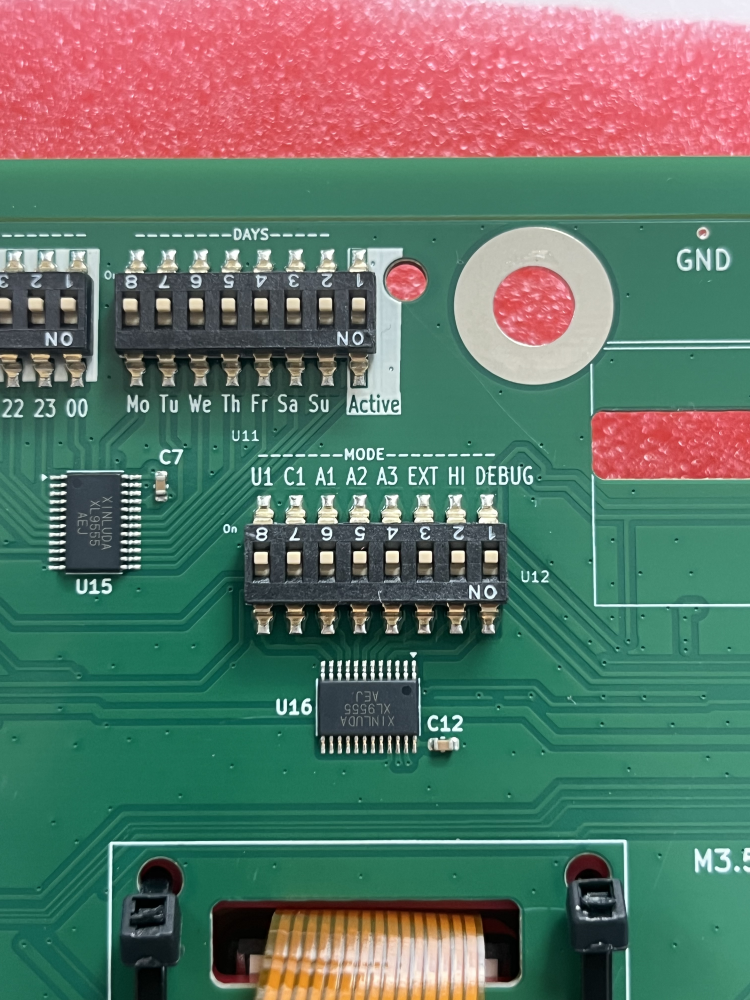
#> input picture docs/guide/photos/tout_off.png, 1500 x 2000 px (shown at 1/2 size)
$ python annoter.py
#> lines starting #> are read from the running program, lines starting #| are printed output that depends on the picture
import math
from pathlib import Path

from PIL import Image, ImageDraw, ImageFont

ICI = Path(__file__).resolve().parent
OUT = ICI / "annotees"
OUT.mkdir(exist_ok=True)
ROUGE = (228, 60, 30)
VERT = (46, 125, 79)
BLANC = (255, 255, 255)
ORANGE = (232, 120, 26)
GRIS = (110, 116, 120)
FONT = "/usr/share/fonts/truetype/dejavu/DejaVuSans-Bold.ttf"


def police(t):
    return ImageFont.truetype(FONT, t)


# [22 lines left out: functions fleche, etiquette, not called in this run]


def cadre(d, box, w=7, coul=ROUGE):
    d.rounded_rectangle(box, 12, outline=BLANC, width=w + 6)
    d.rounded_rectangle(box, 12, outline=coul, width=w)


# [4 lines left out: function anneau, not called in this run]


def pastille(d, c, n, r=34, coul=ROUGE):
    x, y = c
    d.ellipse([x - r, y - r, x + r, y + r], fill=coul, outline=BLANC, width=4)
    d.text((x, y), str(n), font=police(int(r * 1.2)), fill=BLANC, anchor="mm")


def sauver(im, nom, crop=None, maxw=1400):
    if crop:
        im = im.crop(crop)
    if im.width > maxw:
        im = im.resize((maxw, round(im.height * maxw / im.width)), Image.LANCZOS)
    im.save(OUT / nom, quality=90)
    print(nom, im.size)


# [16 lines left out: function carte_reperes, not called in this run]


LEVIERS = {
    "tout_off.png": {"debug": (983, 1113), "active": (718, 592)},
    "debug_sans_active.png": {"debug": (1300, 1280), "active": (1021, 762)},
    "active_debug.png": {"debug": (1265, 1051), "active": (1045, 644)},
    "active_seul.png": {"debug": (1145, 1015), "active": (931, 608)},
}


# [11 lines left out: function position, not called in this run]


def ecran(src, dst, ops):
    im = Image.open(ICI / "captures" / src).convert("RGB")
    d = ImageDraw.Draw(im)
    for op in ops:
        if op[0] == "p":
            pastille(d, op[1], op[2], r=30)
        elif op[0] == "c":
            cadre(d, op[1], w=5)
        elif op[0] == "f":
            fleche(d, op[1], op[2], w=8)
    sauver(im, dst, maxw=780)


def ecrans():
    ecran("etape1.png", "ecran_etape1.jpg", [
        ("c", (34, 892, 746, 1220)), ("p", (740, 900), 1),
        ("c", (60, 1240, 720, 1340)), ("p", (740, 1250), 2)])
    ecran("etape2.png", "ecran_etape2.jpg", [
        ("c", (34, 580, 746, 780)), ("p", (740, 590), 1),
        ("c", (34, 810, 746, 1340)), ("p", (740, 820), 2),
        ("c", (32, 1502, 748, 1602)), ("p", (740, 1510), 3)])
    ecran("etape3.png", "ecran_etape3.jpg", [
        ("c", (34, 580, 746, 1020)), ("p", (740, 590), 1),
        ("c", (34, 1048, 746, 1200)), ("p", (740, 1058), 2),
        ("c", (34, 1230, 746, 1620)), ("p", (740, 1240), 3)])
    ecran("etape4.png", "ecran_etape4.jpg", [("c", (34, 826, 746, 1230)), ("p", (740, 836), 1)])
    ecran("etape4_pret.png", "ecran_etape4_pret.jpg", [("c", (30, 776, 750, 1170)), ("p", (740, 786), 2)])
    ecran("etape2_u1.png", "ecran_etape2_u1.jpg", [("c", (34, 576, 746, 930)), ("p", (740, 586), "!")])
    ecran("etape4_active_off.png", "ecran_etape4_active_off.jpg", [("c", (34, 826, 746, 1080)), ("p", (740, 836), "!")])


def rangee_mode():
    im = Image.open(ICI / "photos/tout_off.png").convert("RGB")
    d = ImageDraw.Draw(im)
    groupes = [
        ((492, 912, 552, 1200), VERT, 1, 522),
        ((558, 912, 618, 1200), ORANGE, 2, 588),
        ((624, 912, 946, 1200), GRIS, 3, 785),
        ((950, 912, 1078, 1200), VERT, 4, 1000),
    ]
    for box, coul, n, cx in groupes:
        d.rounded_rectangle(box, 12, outline=BLANC, width=12)
        d.rounded_rectangle([box[0] + 2, box[1] + 2, box[2] - 2, box[3] - 2], 10, outline=coul, width=8)
        pastille(d, (cx, 1258), n, r=28, coul=coul)
    sauver(im, "rangee_mode.jpg", crop=(440, 860, 1120, 1300), maxw=900)
#> in sauver, `im = im.crop(crop)`:
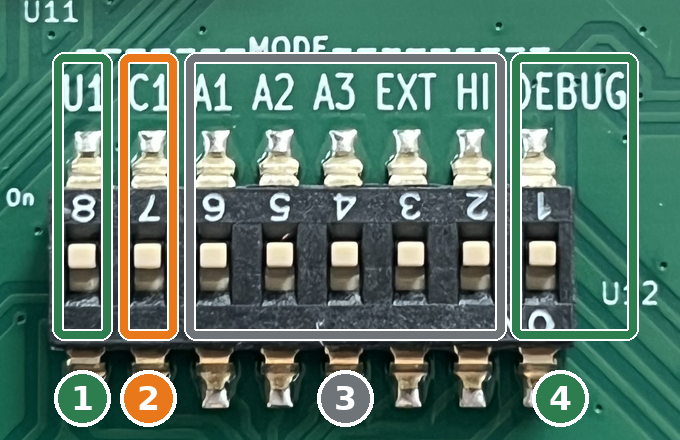
#> im: PIL image 680x440 RGB; mean R, G, B 86.8, 119.4, 105.2
#| rangee_mode.jpg (680, 440)
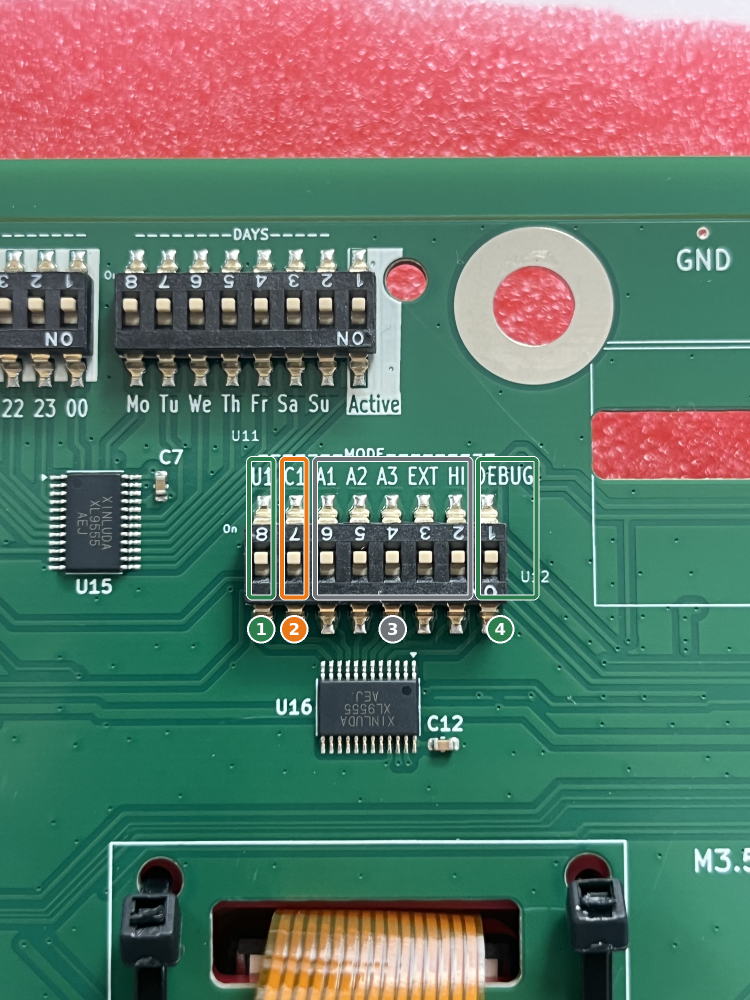
#> im: PIL image 1500x2000 RGB (shown at 1/2 size); mean R, G, B 98.9, 117.2, 104.9


def main():
    rangee_mode()
    ecrans()
    carte_reperes()
    position("tout_off.png", "pos_tout_off.jpg", False, False, (470, 380, 1370, 1400))
    position("debug_sans_active.png", "pos_debug_sans_active.jpg", False, True, (600, 560, 1500, 1500))
    position("active_debug.png", "pos_active_debug.jpg", True, True, (600, 420, 1500, 1300))
    position("active_seul.png", "pos_active_seul.jpg", True, False, (500, 380, 1400, 1260))


if __name__ == "__main__":
#> (the run stopped early here; a loop or call above may not have finished)
